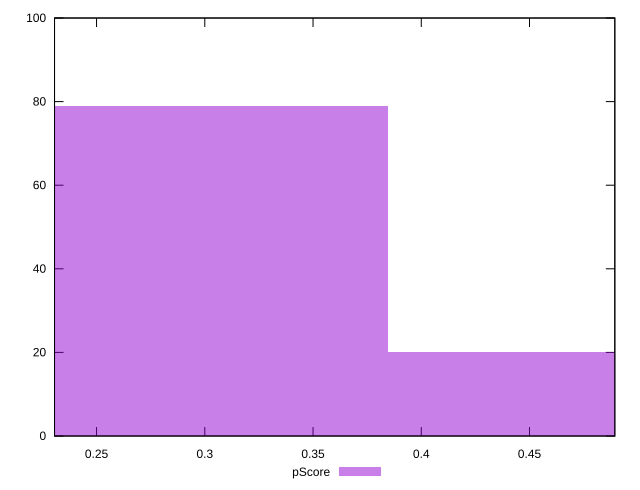

Write gnuplot code to recreate this figure.
reset

$pScore <<EOF
0.30786685557628696 79
0.46180028336443046 20
0.15393342778814348 1
EOF

set key outside below
set boxwidth 0.15393342778814348
set xrange [0.23058823529411765:0.4894117647058824]
set yrange [0:100]
set trange [0:100]
set style fill transparent solid 0.5 noborder
set terminal svg size 640, 490 enhanced background rgb 'white'
set output "report_00013_2021-02-09T12-04-24.940Z/uses-text-compression/samples/pages+cached+noadtech/pScore/histogram.svg"

plot $pScore title "pScore" with boxes

reset
